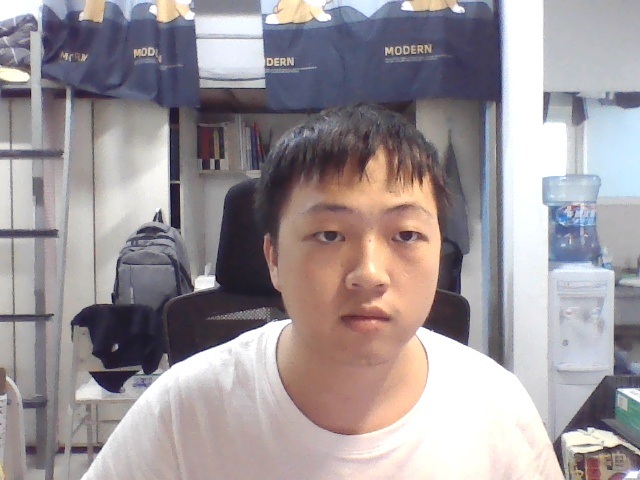
#> input picture date/jm/1.ly.jpg, 640 x 480 px; its folder holds 2 pictures in this run
$ python '09数据训练.py'
#> lines starting #> are read from the running program, lines starting #| are printed output that depends on the picture
import os
import cv2
import numpy as np
from PIL import Image


def getImageAndLabels(path):
    # 存储人脸数据和姓名数据
#> called with path = './date/jm/'
    facesSamples = []
    ids = []
    # 存储图片信息
    imagePaths = [os.path.join(path, f) for f in os.listdir(path)]
    # 加载分类项
    face_detector = cv2.CascadeClassifier(
        "D:/software/python/Lib/site-packages/cv2/data/haarcascade_frontalface_alt2.xml")
    # 遍历列表中的图片
    for imagePath in imagePaths:
        # 打开图片，灰度化，PIL有九种模式:1(黑白), L（灰度）, P, RGB, RGBA, CMYK, YCbCr, I, F
        PIL_img = Image.open(imagePath).convert("L")
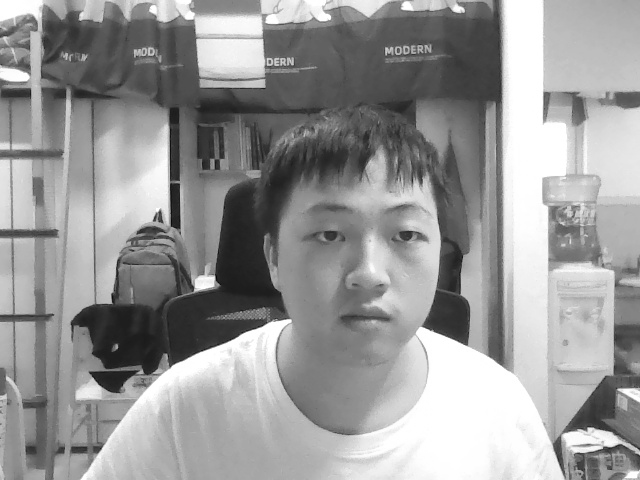
#> PIL_img: PIL image 640x480 L; min 6, max 255, mean 152.4
        # 以黑白深浅将图片转换为数组
        img_numpy = np.array(PIL_img, "uint8")
        # 获取图片人脸特征
        faces = face_detector.detectMultiScale(img_numpy)
#> faces = [[270, 160, 201, 201]]
        # 获取每张图片的id和姓名
        id = os.path.split(imagePath)[1].split(".")[1]
        # 获取脸的数据
        for x, y, w, h, in faces:
            ids.append(id)
            facesSamples.append(img_numpy[x:x + w, y:y + h])
#> this loop made 1 pass
#> after the loop, facesSamples = 1 item; ids = ['ly']
        # 打印脸部特征和ID
        print("id:", id)
        print("fs:", facesSamples)
#> (printed output is left out)
        facesSamples = []
#> pass 2 of the loop in getImageAndLabels, `for imagePath in imagePaths:`:
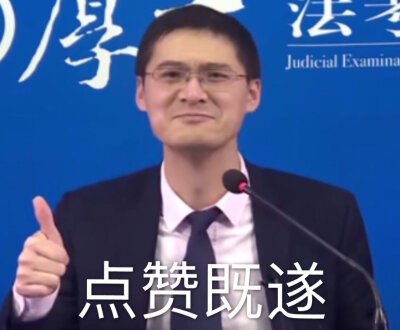
#> input picture date/jm/2.lx.jpg, 400 x 330 px
#> in getImageAndLabels, `PIL_img = Image.open(imagePath).convert("L")`:
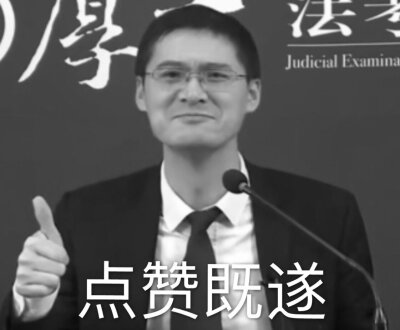
#> PIL_img: PIL image 400x330 L; min 6, max 255, mean 92.5
#> in getImageAndLabels, `faces = face_detector.detectMultiScale(img_numpy)`: faces = [[132, 27, 123, 123]]
#> the loop in getImageAndLabels, `for x, y, w, h, in faces:` made 1 pass
#> after the loop in getImageAndLabels, `for x, y, w, h, in faces:`: ids = ['ly', 'lx']
#> (printed output is left out)
    return facesSamples, ids


if __name__ == "__main__":
    # 图片路径
    path = "./date/jm/"
    # 获取图像数组与ID数组
    faces, ids = getImageAndLabels(path)
#> faces = []; ids = ['ly', 'lx']
    # 加载识别器
    #recognizer = cv2.face.LBPHFaceRecognizer_create()
    # 训练
    #recognizer.train(faces, np.array(ids))
    # 保存文件
    #recognizer.write("trainer/trainer.yml")
